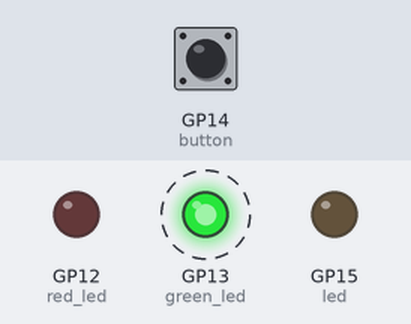
This program was run on a simulated Raspberry Pi Pico running MicroPython. Parts: output pins drawn as LEDs (lit = HIGH). Dashed ring = blinking. Inputs (shaded band) come from the test bench; at power-on: GP14 (button) LOW. What the program prints to the serial console is not drawn.

Above: at 1.2 s.
1.3 s: GP14 (button) pulled HIGH for 3.2 s
At 1.7 s:
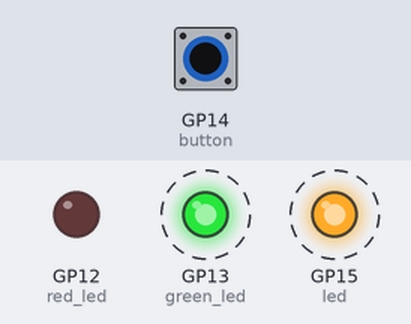
At 3.6 s:
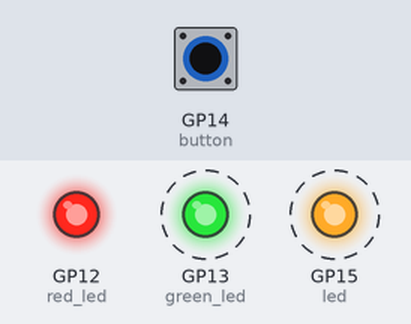
6.0 s: GP14 (button) pulled HIGH for 0.15 s
At 7.7 s:
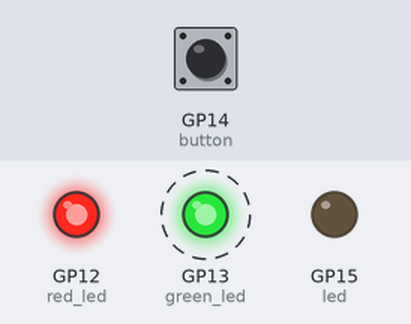
Timing chart, 0 to 15.1 s (numbered marks = the images above; inputs shaded):
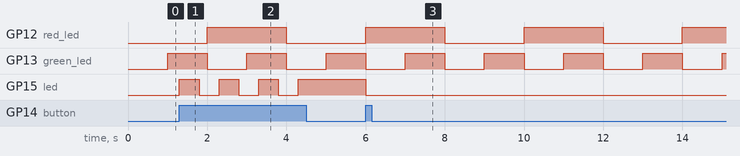

The program:

main4.py
```python
from machine import Timer, Pin

import time

#tim = Timer(period=5000, mode=Timer.ONE_SHOT, callback=lambda t:print(1))
#tim.init(period=1000, mode=Timer.PERIODIC, callback=lambda t:print(2))
green_led = Pin(13,Pin.OUT)
green_count = 0
def green_led_mycallback(t:Timer):
    global green_count
    green_count += 1
    #print(f"目前mycallback被執行:{count}次")
    green_led.toggle()
    print("green_led初執行")
    if green_count >= 200:
        t.deinit()

green_led_timer = Timer(period=1000,mode=Timer.PERIODIC,callback=green_led_mycallback)

red_led = Pin(12,Pin.OUT)
red_count = 0
def red_led_mycallback(t:Timer):
    global red_count
    red_count = red_count + 1
    #print(f"目前mycallback被執行:{count}次")

    red_led.toggle()
    print("red_led初執行")
    if red_count >= 100:
        t.deinit()
red_led_timer = Timer(period=2000,mode=Timer.PERIODIC,callback=red_led_mycallback)

led = Pin(15, Pin.OUT)
button = Pin(14, Pin.IN, Pin.PULL_DOWN)

while True:
    if button.value():
        led.toggle()
        time.sleep(0.5)
```

Measured:
- after the input at 1.3 s, GP15 (led): alternates HIGH for 0.50 s and LOW for 0.50 s, 7 changes in all, then stays HIGH, starting at once
- after the input at 6.0 s, GP15 (led): HIGH → LOW at once
- by itself, GP12 (red_led): alternates HIGH for 2.0 s and LOW for 2.0 s
- by itself, GP13 (green_led): alternates HIGH for 1.0 s and LOW for 1.0 s
